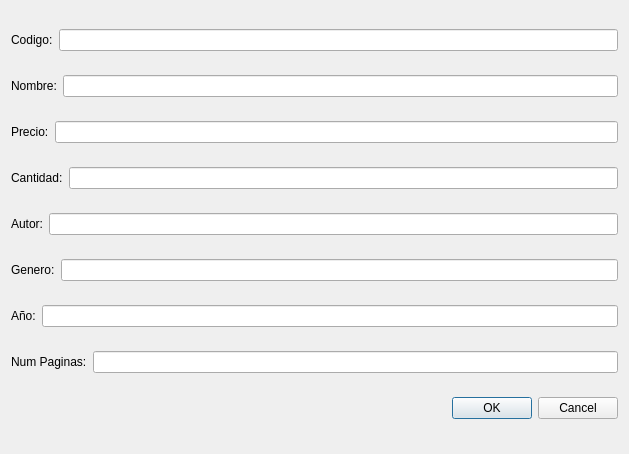
<?xml version="1.0" encoding="UTF-8"?>
<ui version="4.0">
 <class>Dialog</class>
 <widget class="QDialog" name="Dialog">
  <property name="geometry">
   <rect>
    <x>0</x>
    <y>0</y>
    <width>629</width>
    <height>454</height>
   </rect>
  </property>
  <property name="windowTitle">
   <string>Dialog</string>
  </property>
  <layout class="QVBoxLayout" name="verticalLayout_3">
   <item>
    <layout class="QHBoxLayout" name="horizontalLayout_3">
     <item>
      <widget class="QLabel" name="label">
       <property name="text">
        <string>Codigo:</string>
       </property>
      </widget>
     </item>
     <item>
      <widget class="QLineEdit" name="CodigoInput"/>
     </item>
    </layout>
   </item>
   <item>
    <layout class="QHBoxLayout" name="horizontalLayout_4">
     <item>
      <widget class="QLabel" name="label_3">
       <property name="text">
        <string>Nombre:</string>
       </property>
      </widget>
     </item>
     <item>
      <widget class="QLineEdit" name="NombreInput"/>
     </item>
    </layout>
   </item>
   <item>
    <layout class="QHBoxLayout" name="horizontalLayout_5">
     <item>
      <widget class="QLabel" name="label_8">
       <property name="text">
        <string>Precio:</string>
       </property>
      </widget>
     </item>
     <item>
      <widget class="QLineEdit" name="PrecioInput"/>
     </item>
    </layout>
   </item>
   <item>
    <layout class="QHBoxLayout" name="horizontalLayout_6">
     <item>
      <widget class="QLabel" name="label_4">
       <property name="text">
        <string>Cantidad:</string>
       </property>
      </widget>
     </item>
     <item>
      <widget class="QLineEdit" name="CantidadInput"/>
     </item>
    </layout>
   </item>
   <item>
    <layout class="QHBoxLayout" name="horizontalLayout_7">
     <item>
      <widget class="QLabel" name="label_2">
       <property name="text">
        <string>Autor:</string>
       </property>
      </widget>
     </item>
     <item>
      <widget class="QLineEdit" name="AutorInput"/>
     </item>
    </layout>
   </item>
   <item>
    <layout class="QHBoxLayout" name="horizontalLayout_8">
     <item>
      <widget class="QLabel" name="label_5">
       <property name="text">
        <string>Genero:</string>
       </property>
      </widget>
     </item>
     <item>
      <widget class="QLineEdit" name="GeneroInput"/>
     </item>
    </layout>
   </item>
   <item>
    <layout class="QHBoxLayout" name="horizontalLayout_9">
     <item>
      <widget class="QLabel" name="label_6">
       <property name="text">
        <string>Año:</string>
       </property>
      </widget>
     </item>
     <item>
      <widget class="QLineEdit" name="AnioInput"/>
     </item>
    </layout>
   </item>
   <item>
    <layout class="QHBoxLayout" name="horizontalLayout_10">
     <item>
      <widget class="QLabel" name="label_7">
       <property name="text">
        <string>Num Paginas:</string>
       </property>
      </widget>
     </item>
     <item>
      <widget class="QLineEdit" name="NumInput"/>
     </item>
    </layout>
   </item>
   <item>
    <widget class="QDialogButtonBox" name="buttonBox">
     <property name="orientation">
      <enum>Qt::Horizontal</enum>
     </property>
     <property name="standardButtons">
      <set>QDialogButtonBox::Cancel|QDialogButtonBox::Ok</set>
     </property>
    </widget>
   </item>
  </layout>
 </widget>
 <resources/>
 <connections>
  <connection>
   <sender>buttonBox</sender>
   <signal>accepted()</signal>
   <receiver>Dialog</receiver>
   <slot>accept()</slot>
   <hints>
    <hint type="sourcelabel">
     <x>248</x>
     <y>254</y>
    </hint>
    <hint type="destinationlabel">
     <x>157</x>
     <y>274</y>
    </hint>
   </hints>
  </connection>
  <connection>
   <sender>buttonBox</sender>
   <signal>rejected()</signal>
   <receiver>Dialog</receiver>
   <slot>reject()</slot>
   <hints>
    <hint type="sourcelabel">
     <x>316</x>
     <y>260</y>
    </hint>
    <hint type="destinationlabel">
     <x>286</x>
     <y>274</y>
    </hint>
   </hints>
  </connection>
 </connections>
</ui>
